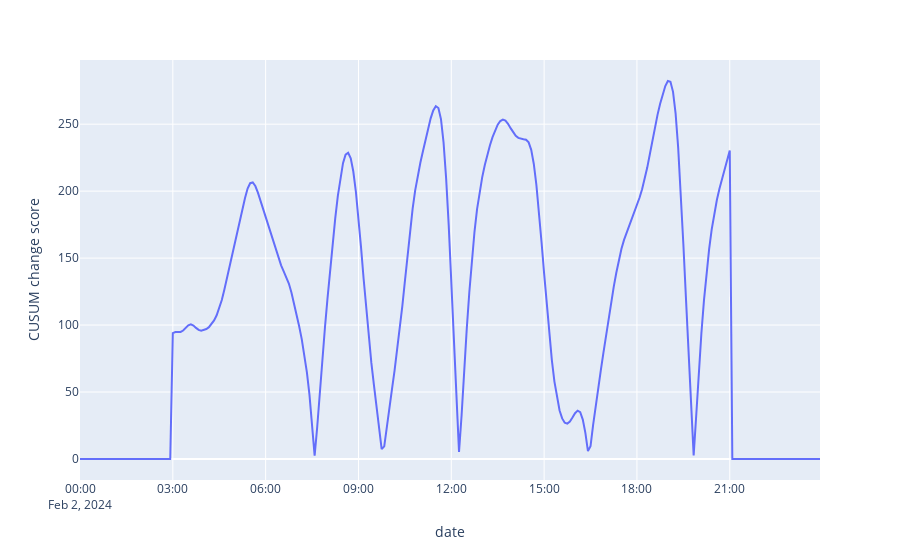

Notebook code cell kept with this figure:
### Code cell
change_detector = MovingWindow(
    change_score=CUSUM(),
    bandwidth=36,  # The number of samples on each side of a split point.
    # Scaling factor for the threshold. The threshold is set to
    # `threshold_scale * default_threshold`, where the default threshold depends on
    # the number of samples, the number of variables and `bandwidth`.
    threshold_scale=3.0,  # How much to scale the default threshold.
)
change_detector.fit(df_single_day['bgl_cgm'])
window_scores = change_detector.transform_scores(df_single_day['bgl_cgm'])
px.line(window_scores).update_layout(
    yaxis_title="CUSUM change score",
    showlegend=False,
)

### Figure 1 — Plotly figure (JSON) as saved in the notebook; plotly's stock layout.template omitted (floating-point values rounded to 4 significant figures; data arrays with more than 128 entries replaced by an {"elided": "..."} marker saying what was removed)
{"data": [{"hovertemplate": "variable=score<br>date=%{x}<br>value=%{y}<extra></extra>", "legendgroup": "score", "line": {"color": "#636efa", "dash": "solid"}, "marker": {"symbol": "circle"}, "mode": "lines", "name": "score", "orientation": "v", "showlegend": true, "type": "scatter", "x": {"elided": "288 str values"}, "xaxis": "x", "y": {"elided": "288 float values"}, "yaxis": "y"}], "layout": {"legend": {"title": {"text": "variable"}, "tracegroupgap": 0}, "margin": {"t": 60}, "showlegend": false, "xaxis": {"anchor": "y", "domain": [0, 1], "title": {"text": "date"}}, "yaxis": {"anchor": "x", "domain": [0, 1], "title": {"text": "CUSUM change score"}}}}
